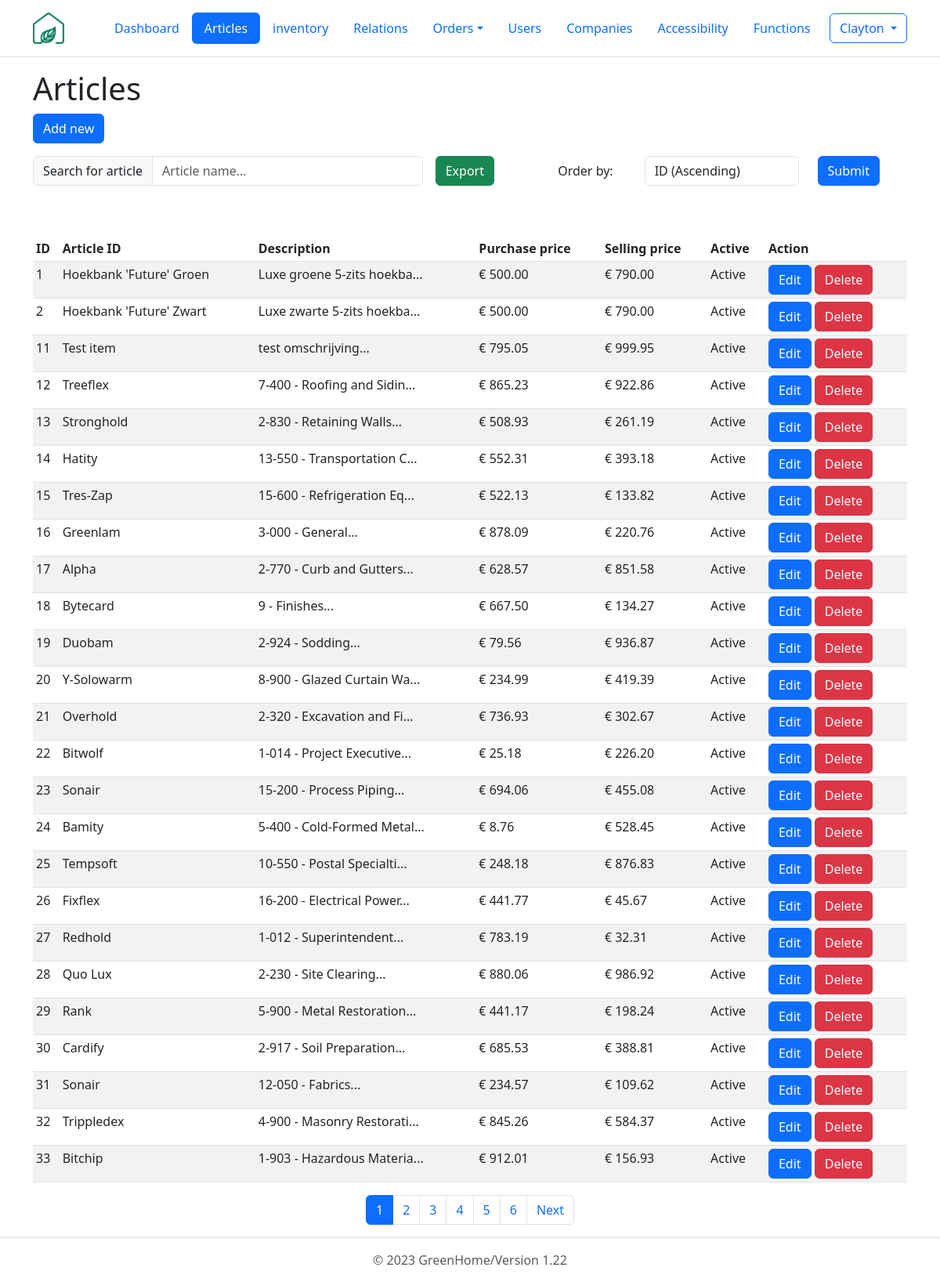
Page /php/articles/GUI_articles.php (signed in) on the committed database.
### tables this page shows
CREATE TABLE articles (
  id int(10) NOT NULL, 
  name varchar(255) NOT NULL, 
  description varchar(1500),  
  purchase_price decimal(10,2), 
  selling_price decimal(10,2), 
  is_active tinyint(1) NOT NULL DEFAULT 1
);

### php/articles/GUI_articles.php (the view, shortened to what this page needs)
<?php
require_once '../include/db_connect.php';
?>
<!DOCTYPE html>
<html lang="en" data-bs-theme="light">
  <head>
    <link href="https://cdn.jsdelivr.net/npm/bootstrap@5.3.0-alpha1/dist/css/bootstrap.min.css" rel="stylesheet">
  </head>
  <header class="p-3 mb-3 border-bottom">
    <div class="container">
      <div class="d-flex flex-wrap align-items-center justify-content-center justify-content-lg-start">
        <a href="../../dashboard.php" class="d-flex align-items-center mb-2 mb-lg-0 text-dark text-decoration-none me-5">
          <img src="../../images/logo.png" alt="company logo" srcset="" width="40" height="40">
        </a>
        <ul class="nav col-12 col-lg-auto me-lg-auto mb-2 justify-content-center mb-md-0 nav-pills">
          <li class="nav-item"><a href="../../dashboard.php" class="nav-link">Dashboard</a></li>
          <li class="nav-item"><a href="../articles/GUI_articles.php" class="nav-link active" aria-current="page">Articles</a></li>
          <li class="nav-item"><a href="../stock/GUI_stock.php" class="nav-link" >inventory</a></li>
          <li class="nav-item"><a href="../relations/GUI_relations.php" class="nav-link" aria-current="page" >Relations</a></li>
          <li class="nav-item dropdown">
            <a class="nav-link dropdown-toggle" data-bs-toggle="dropdown" href="#" role="button" aria-expanded="false">Orders</a>
          </li>
          <li class="nav-item"><a href="../users/GUI_users.php" class="nav-link">Users</a></li>
          <li class="nav-item "><a class="nav-link" href="../companies/GUI_companies.php">Companies</a></li>
          <li class="nav-item "><a class="nav-link" href="../accessibilities/GUI_accessibilities.php">Accessibility</a></li>
          <li class="nav-item "><a  href="../functions/GUI_functions.php" class="nav-link">Functions</a></li>
        </ul>
        <?php
          if(isset($_SESSION['user_id'])):?>
            <div class='dropdown text-end'>
              <button class="btn btn-outline-primary dropdown-toggle" type="button" data-bs-toggle="dropdown" aria-expanded="false">
              <?=$_SESSION['user_name']?>
              </button>
            </div>
          <?php else :?>
            <div class='nav-item ml-auto'>
            <a href='../users/GUI_login.php' class='btn btn-outline-primary'>Login</a>
            </div>
          <?php endif;?>
      </div>
    </div>
  </header>
  <body>
    <div class="container">
      <h1>Articles</h1>
      <button class='btn btn-primary' data-bs-toggle='modal' data-bs-target='#newArticleModal'>Add new</button>
      <br>
    <div class="d-flex align-items-center mb-5">
      <div class="input-group my-3 me-3">
        <span class="input-group-text" id="tableSearchBar">Search for article</span>
        <input type="text" class="form-control" id="searchInput" placeholder="Article name..." aria-label="articlename" aria-describedby="tableSearchBar" onkeyup="tableSearch()">
      </div>
      <a href="../include/exportData.php?report=exportArticles" class="btn btn-success my-3">Export</a>
      <div class="container d-flex align-items-center justify-content-end my-3 me-3">
        <form method="get">
          <div class="form-group row align-items-center">
            <label for="order_by" class="col-sm-3 col-form-label">Order by:</label>
            <div class="col-sm-6">
              <select class="form-control" id="order_by" name="order_by">
                <option value="id_asc">ID (Ascending)</option>
              </select>
            </div>
            <div class="col-sm-3">
              <button type="submit" class="btn btn-primary">Submit</button>
            </div>
          </div>
        </form>
      </div>
    </div>
      <table class="table table-striped table-sm" id="table">
        <thead>
          <tr>
            <th>ID</th>
            <th>Article ID</th>
            <th>Description</th>
            <th>Purchase price</th>
            <th>Selling price</th>
            <th>Active</th>
            <th>Action</th>
          </tr>
        </thead>
        <tbody>
        <?php
        $records_per_page = 25;
        $sql_count = "SELECT COUNT(*) AS count FROM articles";
        $result_count = $connection->query($sql_count);
        $row_count = $result_count->fetch_assoc();
        $total_records = $row_count['count'];
        $total_pages = ceil($total_records / $records_per_page);
        $current_page = isset($_GET['page']) && is_numeric($_GET['page']) ? (int)$_GET['page'] : 1;
        $offset = ($current_page - 1) * $records_per_page;
        if(isset($_GET["order_by"])){
          $get_order_by = $_GET["order_by"];
          switch($get_order_by) {
            case "name_asc":
              $order_by = "name ASC";
              break;
            case "name_desc":
              $order_by = "name DESC";
              break;
            case "id_asc":
              $order_by = "id ASC";
              break;
            case "id_desc":
              $order_by = "id DESC";
              break;
            case "selling_price_asc":
              $order_by = "selling_price ASC";
              break;
            case "selling_price_desc":
              $order_by = "selling_price DESC";
              break;
            default:
              $order_by = "id ASC";
          }
        } else {
          $order_by = "id ASC";
        }
        $sql = "SELECT id, name, CONCAT(LEFT(description, 25),'...') AS 'description', CONCAT('€ ', purchase_price) AS purchase_price, CONCAT('€ ', selling_price) AS selling_price, IF(is_active = 1, 'Active', 'Inactive') AS 'active_status'
        FROM articles
        ORDER BY $order_by
        LIMIT $records_per_page
        OFFSET $offset;";
        $result = $connection->query($sql);
        while($row = $result->fetch_assoc()) {
          echo "<tr>
          <td>$row[id]</td>
          <td>$row[name]</td>
          <td>$row[description]</td>
          <td>$row[purchase_price]</td>
          <td>$row[selling_price]</td>
          <td>$row[active_status]</td>
          <td>
          <a class='btn btn-primary' href='GUI_articleEditor.php?id=$row[id]'>Edit</a>
          <a class='btn btn-danger' href='controller_article.php?action=delete&id=$row[id]'>Delete</a>
          </td>
          </tr>";
        }
        ?>
        </tbody>
      </table>
      <?php if ($total_pages > 1): ?>
          <nav aria-label="Page navigation">
            <ul class="pagination justify-content-center">
              <?php
                $start_page = max(1, $current_page - 5);
                $end_page = min($total_pages, $current_page + 5);
                for ($i = $start_page; $i <= $end_page; $i++):
              ?>
                <li class="page-item<?= $current_page == $i ? ' active' : '' ?>">
                  <a class="page-link" href="?page=<?= $i ?>"><?= $i ?></a>
                </li>
              <?php endfor; ?>
              <?php if ($current_page < $total_pages): ?>
                <li class="page-item"><a class="page-link" href="?page=<?= $current_page + 1 ?>">Next</a></li>
              <?php endif; ?>
            </ul>
          </nav>
        <?php endif; ?>
    </div>
  </body>
  <?php
  require_once '..\include\footer.php'?>
</html>

### php/include/footer.php
<footer class="footer mt-auto py-3 border-top border-opacity-10">
    <div class="container d-flex justify-content-center">
      <span class="text-muted">&copy; <?=date("Y")?> GreenHome</span>
      <span class="text-muted">/Version 1.22</span>
    </div>
  </footer>

### rows in the picture
articles: id "1", name "Hoekbank 'Future' Groen", row "Luxe groene 5-zits hoekba...", row "€ 500.00", row "€ 790.00", row "Active"
articles: id "2", name "Hoekbank 'Future' Zwart", row "Luxe zwarte 5-zits hoekba...", row "€ 500.00", row "€ 790.00", row "Active"
articles: id "11", name "Test item", row "test omschrijving...", row "€ 795.05", row "€ 999.95", row "Active"
articles: id "12", name "Treeflex", row "7-400 - Roofing and Sidin...", row "€ 865.23", row "€ 922.86", row "Active"
articles: id "13", name "Stronghold", row "2-830 - Retaining Walls...", row "€ 508.93", row "€ 261.19", row "Active"
articles: id "14", name "Hatity", row "13-550 - Transportation C...", row "€ 552.31", row "€ 393.18", row "Active"
articles: id "15", name "Tres-Zap", row "15-600 - Refrigeration Eq...", row "€ 522.13", row "€ 133.82", row "Active"
articles: id "16", name "Greenlam", row "3-000 - General...", row "€ 878.09", row "€ 220.76", row "Active"
articles: id "17", name "Alpha", row "2-770 - Curb and Gutters...", row "€ 628.57", row "€ 851.58", row "Active"
articles: id "18", name "Bytecard", row "9 - Finishes...", row "€ 667.50", row "€ 134.27", row "Active"
articles: id "19", name "Duobam", row "2-924 - Sodding...", row "€ 79.56", row "€ 936.87", row "Active"
articles: id "20", name "Y-Solowarm", row "8-900 - Glazed Curtain Wa...", row "€ 234.99", row "€ 419.39", row "Active"
articles: id "21", name "Overhold", row "2-320 - Excavation and Fi...", row "€ 736.93", row "€ 302.67", row "Active"
articles: id "22", name "Bitwolf", row "1-014 - Project Executive...", row "€ 25.18", row "€ 226.20", row "Active"
articles: id "23", name "Sonair", row "15-200 - Process Piping...", row "€ 694.06", row "€ 455.08", row "Active"
articles: id "24", name "Bamity", row "5-400 - Cold-Formed Metal...", row "€ 8.76", row "€ 528.45", row "Active"
articles: id "25", name "Tempsoft", row "10-550 - Postal Specialti...", row "€ 248.18", row "€ 876.83", row "Active"
articles: id "26", name "Fixflex", row "16-200 - Electrical Power...", row "€ 441.77", row "€ 45.67", row "Active"
articles: id "27", name "Redhold", row "1-012 - Superintendent...", row "€ 783.19", row "€ 32.31", row "Active"
articles: id "28", name "Quo Lux", row "2-230 - Site Clearing...", row "€ 880.06", row "€ 986.92", row "Active"
articles: id "29", name "Rank", row "5-900 - Metal Restoration...", row "€ 441.17", row "€ 198.24", row "Active"
articles: id "30", name "Cardify", row "2-917 - Soil Preparation...", row "€ 685.53", row "€ 388.81", row "Active"
articles: id "31", name "Sonair", row "12-050 - Fabrics...", row "€ 234.57", row "€ 109.62", row "Active"
articles: id "32", name "Trippledex", row "4-900 - Masonry Restorati...", row "€ 845.26", row "€ 584.37", row "Active"
articles: id "33", name "Bitchip", row "1-903 - Hazardous Materia...", row "€ 912.01", row "€ 156.93", row "Active"

### other values in the picture
$_SESSION['user_name'] "Clayton"
